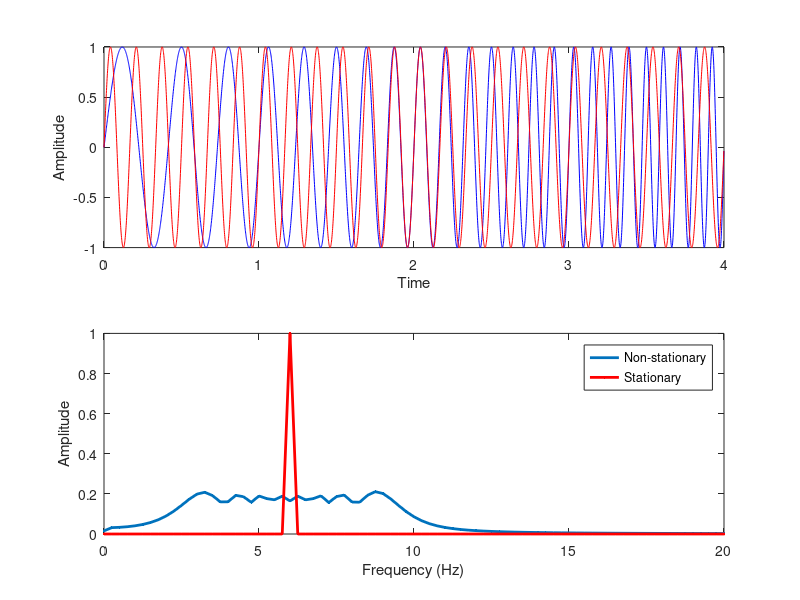
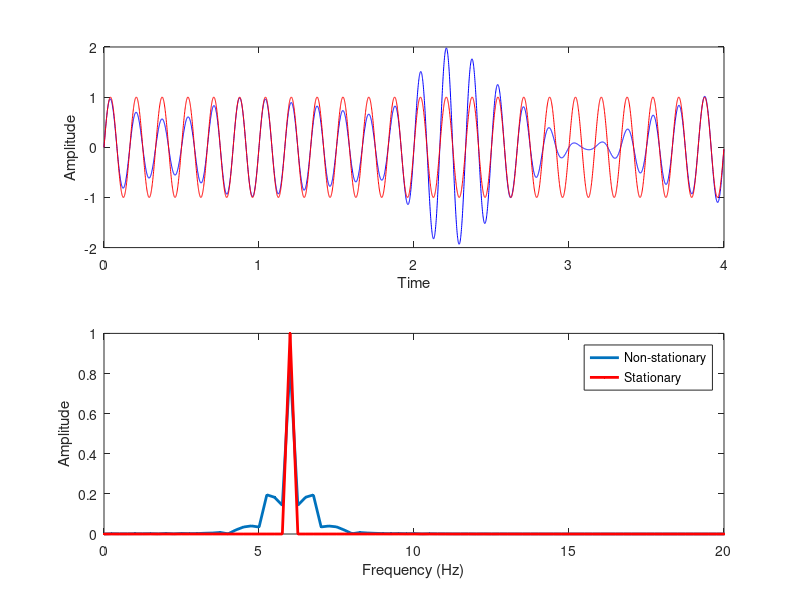

Here is the MATLAB script that generated these plots, in order:
%% FFT of stationary and non-stationary simulated data

%% 1. Frequency non-stationarity

srate = 1000;
n = 4000;
t = (0:n-1)/srate;

% create signals (sine wave and linear chirp)
f = [2 10]; % 2 frequencies
ff = linspace(f(1), mean(f), n);
signal1 = sin(2*pi.*ff.*t);
signal2 = sin(2*pi.*mean(f).*t);

% Fourier spectra
signal1X = fft(signal1)/n;
signal2X = fft(signal2)/n;
hz = linspace(0,srate/2,floor(n/2)+1);

% amplitude spectra
signal1Amp = abs(signal1X(1:length(hz)));
signal1Amp(2:end-1) = 2*signal1Amp(2:end-1);

signal2Amp = abs(signal2X(1:length(hz)));
signal2Amp(2:end-1) = 2*signal2Amp(2:end-1);

% plot the signals
figure(1), clf
subplot(211)
plot(t, signal1,'b'), hold on
plot(t, signal2,'r')
xlabel('Time'), ylabel('Amplitude')

subplot(212)
plot(hz,signal1Amp, '.-', 'linew',2), hold on
plot(hz,signal2Amp, 'r.-','linew',2)
set(gca,'xlim',[0 20])
xlabel('Frequency (Hz)'), ylabel('Amplitude')
legend({'Non-stationary';'Stationary'})

%% 2. Amplitude non-stationary
srate = 1000;
n = 4000;
t = (0:n-1)/srate;

% create signals
f = 6;
ampmod = 2*interp1(rand(1,10),linspace(1,10,n),'pchip');

signal1 = ampmod .* sin(2*pi.*f.*t);
signal2 = sin(2*pi.*f.*t);

% Fourier spectra
signal1X = fft(signal1)/n;
signal2X = fft(signal2)/n;
hz = linspace(0,srate/2,floor(n/2));

% amplitude spectra
signal1Amp = abs(signal1X(1:length(hz)));
signal1Amp(2:end-1) = 2*signal1Amp(2:end-1);

signal2Amp = abs(signal2X(1:length(hz)));
signal2Amp(2:end-1) = 2*signal2Amp(2:end-1);

% plot the signals
figure(2), clf
subplot(211)
plot(t, signal1,'b'), hold on
plot(t, signal2,'r')
xlabel('Time'), ylabel('Amplitude')

subplot(212)
plot(hz,signal1Amp, '.-', 'linew',2), hold on
plot(hz,signal2Amp, 'r.-','linew',2)
set(gca,'xlim',[0 20])
xlabel('Frequency (Hz)'), ylabel('Amplitude')
legend({'Non-stationary';'Stationary'})
